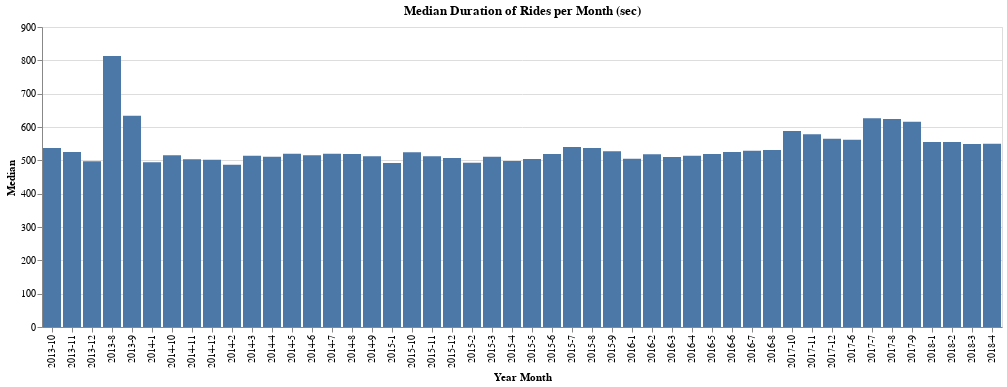

Notebook code cell kept with this figure:
### Markdown cell above
We verify that the values are correct so we can proceed in visualizing it.

### Code cell
alt.Chart(df_ride_durations_median_per_month).mark_bar().encode(
    x = alt.X('month_:O', title='Year Month'),
    y = alt.Y('median_', title='Median')).properties(
    title='Median Duration of Rides per Month (sec)')

### Figure 1 — Vega-Lite specification as saved in the notebook (floating-point values rounded to 4 significant figures)
{"config": {"view": {"continuousWidth": 400, "continuousHeight": 300}}, "data": {"name": "data-457e6ba37ec30ce3fa7ee98864ff289c"}, "mark": "bar", "encoding": {"x": {"type": "ordinal", "field": "month_", "title": "Year Month"}, "y": {"type": "quantitative", "field": "median_", "title": "Median"}}, "title": "Median Duration of Rides per Month (sec)", "$schema": "https://vega.github.io/schema/vega-lite/v4.8.1.json", "datasets": {"data-457e6ba37ec30ce3fa7ee98864ff289c": [{"month_": "2013-8", "median_": 813.0}, {"month_": "2013-9", "median_": 634.0}, {"month_": "2013-10", "median_": 537.0}, {"month_": "2013-11", "median_": 525.0}, {"month_": "2013-12", "median_": 497.0}, {"month_": "2014-1", "median_": 494.0}, {"month_": "2014-2", "median_": 487.0}, {"month_": "2014-3", "median_": 514.0}, {"month_": "2014-4", "median_": 511.0}, {"month_": "2014-5", "median_": 520.0}, {"month_": "2014-6", "median_": 515.0}, {"month_": "2014-7", "median_": 520.0}, {"month_": "2014-8", "median_": 519.0}, {"month_": "2014-9", "median_": 512.0}, {"month_": "2014-10", "median_": 515.0}, {"month_": "2014-11", "median_": 503.0}, {"month_": "2014-12", "median_": 502.0}, {"month_": "2015-1", "median_": 492.0}, {"month_": "2015-2", "median_": 493.0}, {"month_": "2015-3", "median_": 511.0}, {"month_": "2015-4", "median_": 498.0}, {"month_": "2015-5", "median_": 504.0}, {"month_": "2015-6", "median_": 519.0}, {"month_": "2015-7", "median_": 540.0}, {"month_": "2015-8", "median_": 537.0}, {"month_": "2015-9", "median_": 527.0}, {"month_": "2015-10", "median_": 524.0}, {"month_": "2015-11", "median_": 512.0}, {"month_": "2015-12", "median_": 507.0}, {"month_": "2016-1", "median_": 505.0}, {"month_": "2016-2", "median_": 518.0}, {"month_": "2016-3", "median_": 510.0}, {"month_": "2016-4", "median_": 514.0}, {"month_": "2016-5", "median_": 519.0}, {"month_": "2016-6", "median_": 525.0}, {"month_": "2016-7", "median_": 529.0}, {"month_": "2016-8", "median_": 531.0}, {"month_": "2017-6", "median_": 562.0}, {"month_": "2017-7", "median_": 626.0}, {"month_": "2017-8", "median_": 624.0}, {"month_": "2017-9", "median_": 616.0}, {"month_": "2017-10", "median_": 588.0}, {"month_": "2017-11", "median_": 578.0}, {"month_": "2017-12", "median_": 565.0}, {"month_": "2018-1", "median_": 555.0}, {"month_": "2018-2", "median_": 555.0}, {"month_": "2018-3", "median_": 549.0}, {"month_": "2018-4", "median_": 550.0}]}}
